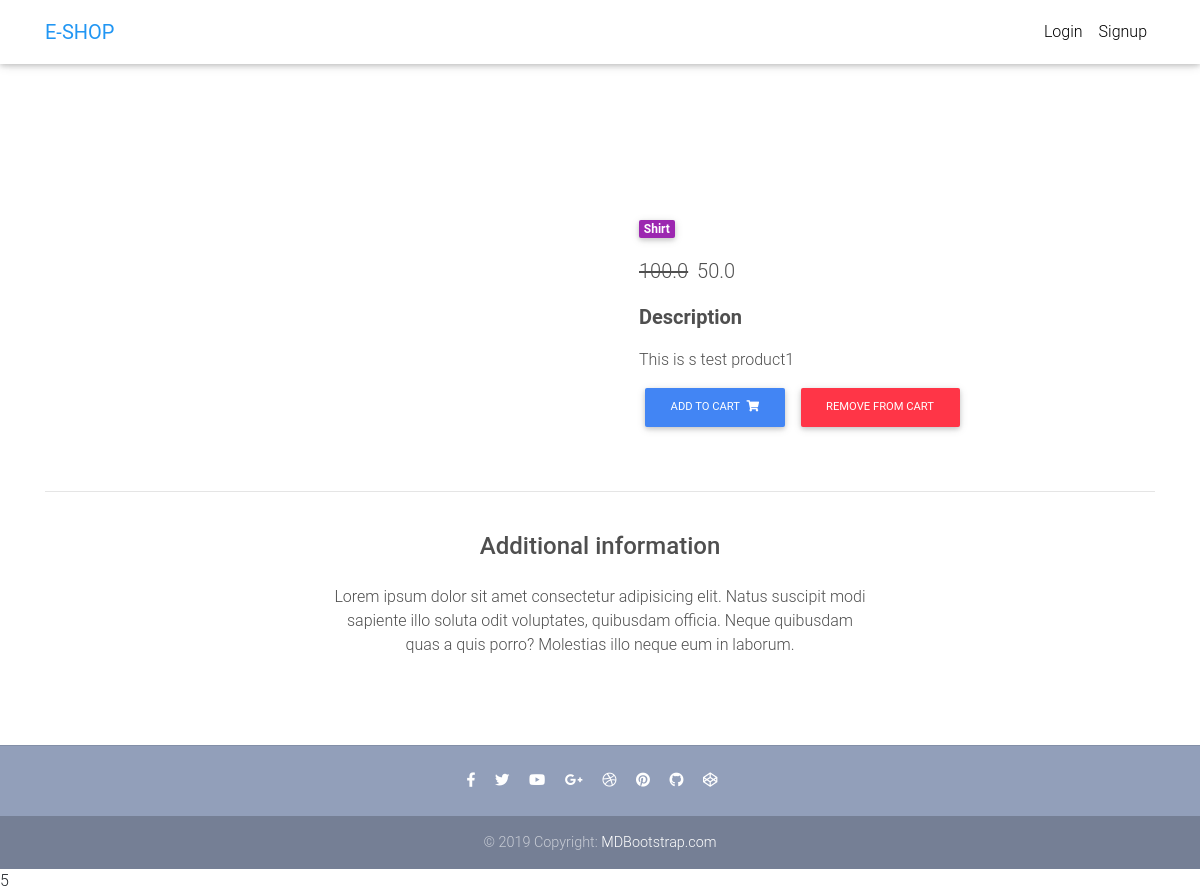
Page /product/test-product2 on the committed database.
### ecommerce_site/models.py (models this page shows, shortened)
class Item(models.Model):
    title = models.CharField(max_length=100)
    price = models.FloatField()
    discount_price = models.FloatField(blank=True, null=True)
    category = models.CharField(choices=CATEGORY_CHOICES, max_length=2)
    label = models.CharField(choices=LABEL_CHOICES, max_length=1)
    slug = models.SlugField()
    description = models.TextField()
    def get_add_to_cart_url(self):
        return reverse("ecommerce_site:add-to-cart", kwargs={'slug': self.slug})
    def get_remove_from_cart_url(self):
        return reverse("ecommerce_site:remove-from-cart", kwargs={'slug': self.slug})

### ecommerce_site/views.py (the view)
# urls.py: path("product/<slug>", views.ItemDetailView.as_view(), name='product'),
class ItemDetailView(DetailView):
    model = Item
    template_name = 'home/product.html'

### ecommerce_site/templates/home/product.html (shortened to what this page needs)
{% extends "home/base.html" %} {% block content%}
<main class="mt-5 pt-4">
  <div class="container dark-grey-text mt-5">
    <div class="row wow fadeIn">
      <div class="col-md-6 mb-4">
      </div>
      <div class="col-md-6 mb-4">
        <div class="p-4">
          <div class="mb-3">
            <a href="">
              <span class="badge purple mr-1"
                >{{object.get_category_display}}</span
              >
            </a>
          </div>
          <p class="lead">
            {%if object.discount_price %}
            <span class="mr-1">
              <del>{{object.price}}</del>
            </span>
            <span>{{object.discount_price}}</span>
            {% else %} {{object.price}} {% endif %}
          </p>
          <p class="lead font-weight-bold">Description</p>
          <p>{{object.description}}</p>
          <a
            href="{{object.get_add_to_cart_url}}"
            class="btn btn-primary btn-md my-0 p"
          >
            Add to cart
            <i class="fas fa-shopping-cart ml-1"></i>
          </a>
          <a
            href="{{object.get_remove_from_cart_url}}"
            class="btn btn-danger btn-md my-0 p"
          >
            Remove from cart
          </a>
        </div>
      </div>
    </div>
    <hr />
    <div class="row d-flex justify-content-center wow fadeIn">
      <div class="col-md-6 text-center">
        <h4 class="my-4 h4">Additional information</h4>
        <p>
          Lorem ipsum dolor sit amet consectetur adipisicing elit. Natus
          suscipit modi sapiente illo soluta odit voluptates, quibusdam officia.
          Neque quibusdam quas a quis porro? Molestias illo neque eum in
          laborum.
        </p>
      </div>
    </div>
    <div class="row wow fadeIn">
      <div class="col-lg-4 col-md-12 mb-4">
      </div>
      <div class="col-lg-4 col-md-6 mb-4">
      </div>
      <div class="col-lg-4 col-md-6 mb-4">
      </div>
    </div>
  </div>
</main>
{% endblock content %}

### ecommerce_site/templates/home/base.html (style rules this page uses)
html, body, header, .carousel { height: 60vh; }

### rows in the picture
Item: category "Shirt", price "100.0", discount_price "50.0", description "This is s test product1"
